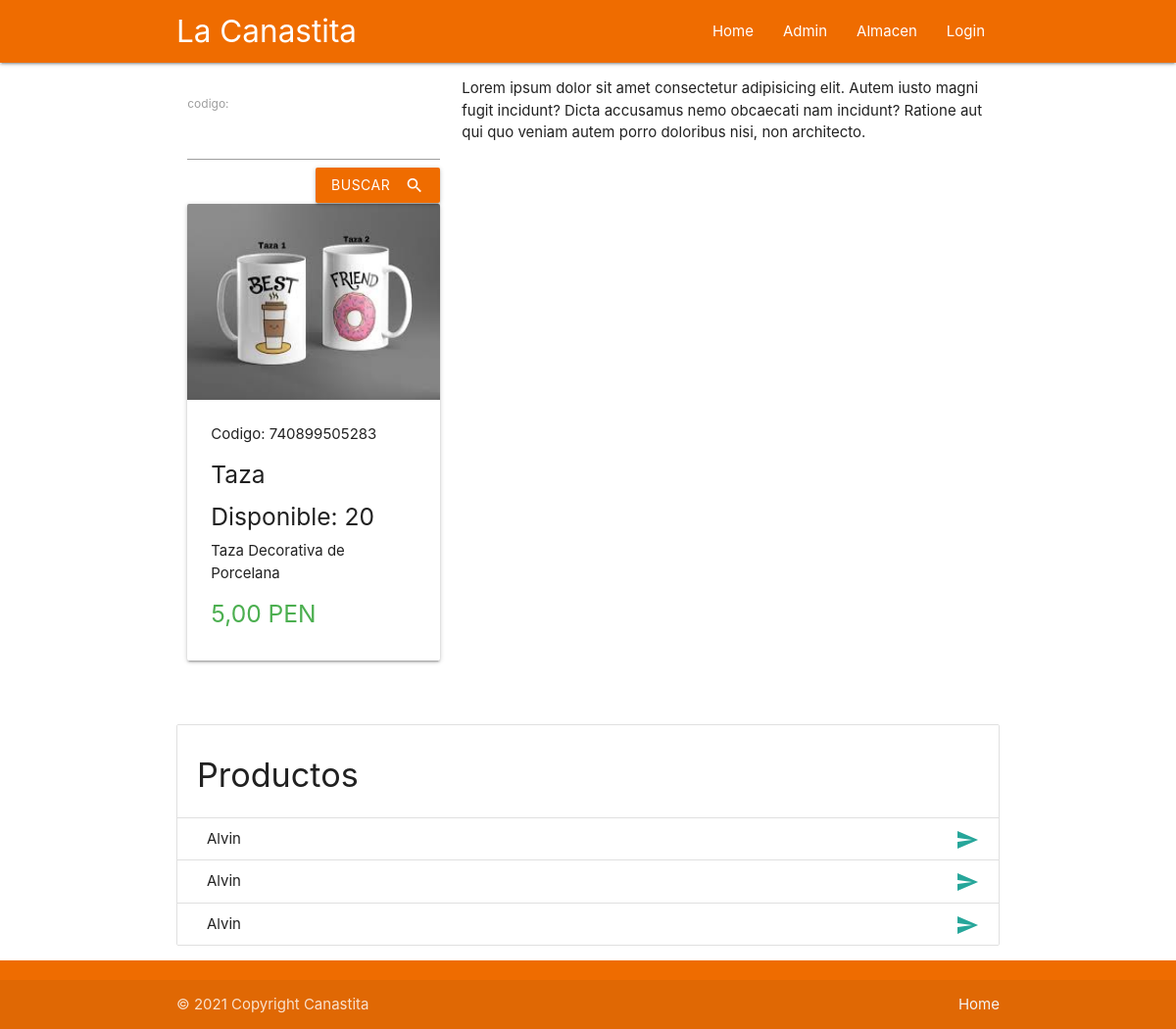
The page /venta/33 on the database as committed earlier.
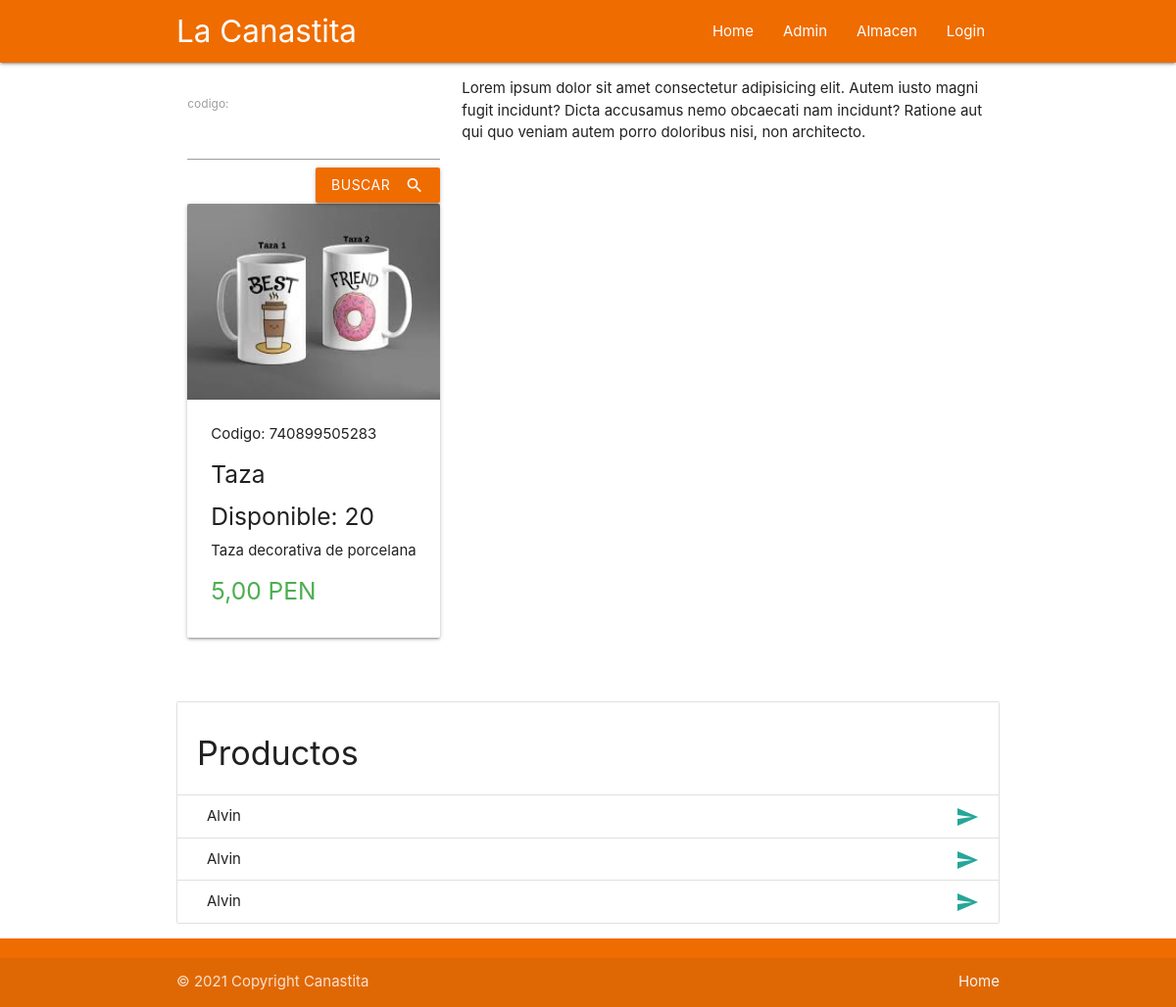
The same page on the database as committed later.
### cajero/models.py (models this page shows, shortened)
class Producto(models.Model):
    codigo = models.CharField(max_length=12)
    nombre = models.CharField(max_length=15)
    unidad_medida = models.CharField(max_length=10)
    precio = models.DecimalField(null=False, validators=[MinValueValidator(Decimal('0.01'))], max_digits=7, decimal_places=2)
    descripcion = models.TextField()
    cantidad = models.PositiveIntegerField(default=20)
    imagen = models.ImageField(upload_to="productos", null=True)
    created = models.DateTimeField(auto_now_add=True)
    updated = models.DateTimeField(auto_now=True)

### cajero/views.py (the view)
# urls.py: path('venta/<id>', ventas, name="ventas")
def ventas(request, id):
    producto = get_object_or_404(Producto, id = id)
    data = {
        'p':producto
    }
    return render(request, 'cajero/ventas.html', data)

### cajero/templates/cajero/ventas.html (shortened to what this page needs)
{% extends 'cajero/base.html' %}
{% load static %}
{% load humanize %}
{% block content %}
<div class="container">
  <div class="row section">
    <div class="col s4">
      <div class="section">
        <form action="">
          <label for="fname">codigo:</label>
          <input type="text">
          <button class="btn waves-effect orange darken-3 right" type="submit" name="action">buscar<i class="material-icons right">search</i>
          </button>
        </form>
      </div>
      <div class="section">
        <div class="card">
          <div class="card-image">
            {% if p.imagen %}
            <img width="400" height="200" src="{{ p.imagen.url}}">
            {% endif %}
          </div>
          <div class="card-content">
            Codigo: {{p.codigo}}
            <h5>{{ p.nombre | capfirst }}</h5>
            <h5>Disponible: {{ p.cantidad }}</h5>
            <p>{{ p.descripcion}}</p>
            <h5 class="green-text darken-1">{{ p.precio | intcomma }} PEN</h5>
          </div>
        </div>
      </div>
    </div>
    <div class="col s8 white valign-wrapper">Lorem ipsum dolor sit amet consectetur adipisicing elit. Autem iusto magni fugit incidunt? Dicta accusamus nemo obcaecati nam incidunt? Ratione aut qui quo veniam autem porro doloribus nisi, non architecto.</div>
  </div>
  <ul class="collection with-header">
      <li class="collection-header"><h4>Productos</h4></li>
      <li class="collection-item"><div>Alvin<a href="#!" class="secondary-content"><i class="material-icons">send</i></a></div></li>
      <li class="collection-item"><div>Alvin<a href="#!" class="secondary-content"><i class="material-icons">send</i></a></div></li>
      <li class="collection-item"><div>Alvin<a href="#!" class="secondary-content"><i class="material-icons">send</i></a></div></li>
    </ul>
</div>
{% endblock %}

Rows that differ between the two databases and show on the page:
changed Producto "Taza": descripcion "Taza Decorativa de Porcelana" → "Taza decorativa de porcelana"
